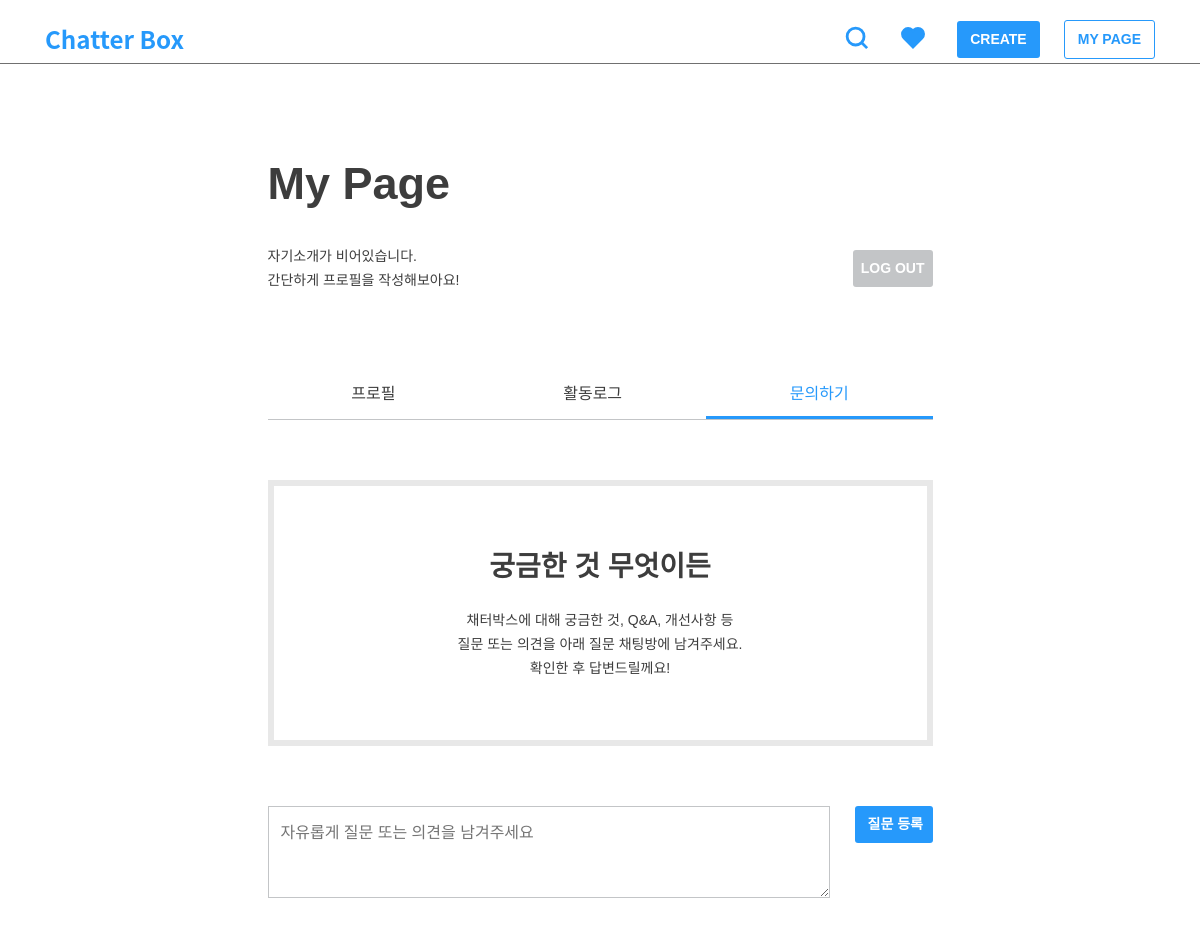
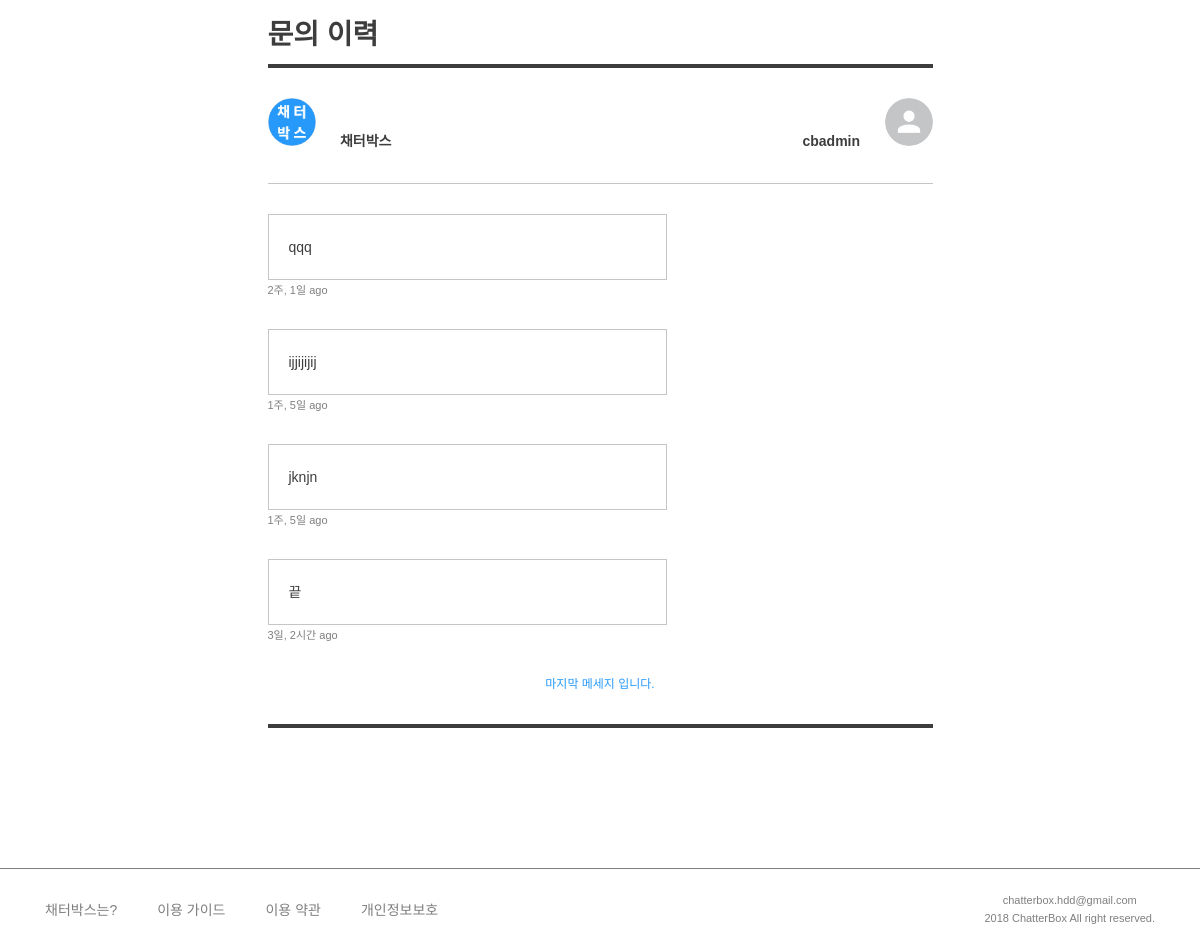
Screenshot of /member/contact/ (signed in) with the database file from the repository (2 pictures, top to bottom).
### member/models.py (models this page shows, shortened)
class User(AbstractUser):
    GENDER_MALE = 'm'
    GENDER_FEMALE = 'f'
    GENDER_OTHER = 'o'
    CHOICES_GENDER = (
        (GENDER_MALE, '남성'),
        (GENDER_FEMALE, '여성'),
        (GENDER_OTHER, '기타'),
    )
    profile_image = models.ImageField(
        default='default/user.png', null=True, upload_to='user')
    bio = models.CharField(max_length=160, null=True)
    gender = models.CharField(
        max_length=1, choices=CHOICES_GENDER, null=True, blank=True)
    like_posts = models.ManyToManyField(
        'post.Post', blank=True, related_name='like_users')
    like_comments = models.ManyToManyField(
        'comment.Comment', blank=True, related_name='like_comments')
    hate_comments = models.ManyToManyField(
        'comment.Comment', blank=True, related_name='hate_comments')
    objects = UserManager()

class ContactChat(models.Model):
    owner = models.ForeignKey(settings.AUTH_USER_MODEL, related_name='owner')
    author = models.ForeignKey(settings.AUTH_USER_MODEL, related_name='author')
    created_at = models.DateTimeField(auto_now_add=True, null=True)
    content = models.TextField()
    @property
    def natural_time(self):
        return naturaltime(self.created_at)

### member/views.py (the view)
@login_required
def contact(request):
    user = request.user
    chats = ContactChat.objects.filter(owner=user)
    chat_form = ContactChatForm()
    context = {
        'user': user,
        'chats': chats,
        'chat_form': chat_form,
    }
    return render(request, 'member/contact.html', context)

### member/forms.py
class ContactChatForm(forms.ModelForm):
    class Meta:
        model = ContactChat
        fields = (
            'content',
        )
        widgets = {
            'content': forms.Textarea(
                attrs={
                    'class': 'content',
                    'placeholder': '자유롭게 질문 또는 의견을 남겨주세요',
                }
            )
        }

### templates/member/contact.html (shortened to what this page needs)
{% extends 'base.html' %}
{% load static %}
{% block customCSS %}
<link rel="stylesheet" href="{% static 'css/member/my_page.css' %}">
<link rel="stylesheet" href="{% static 'css/member/contact.css' %}">
{% endblock %}
{% block content %}
<div class="row justify-content-center">
    <div class="col-md-7 p-0 mypage">
        <h2>My Page</h2>
        <div class="info-area">
            {% if user.bio %}
            <h6>{{ user.bio }}</h6>
            {% else %}
            <h6>자기소개가 비어있습니다.<br />간단하게 프로필을 작성해보아요!</h6>
            {% endif %}
            <a class="btn btn-gray" href="{% url 'member:logout' %}">LOG OUT</a>
        </div>
        <div class="mypage-body">
            <ul class="nav nav-pills nav-fill">
                <li class="nav-item"><a class="tab-link" href="{% url 'member:my_page' %}">
                        <h5>프로필</h5>
                    </a></li>
                <li class="nav-item"><a class="tab-link" href="{% url 'member:user_log' %}">
                        <h5>활동로그</h5>
                    </a></li>
                <li class="nav-item"><a class="tab-link active" href="#">
                        <h5>문의하기</h5>
                    </a></li>
            </ul>
            <div class="tab-pane" id="pills-contact">
                <div class="mypage-header">
                    <h3>궁금한 것 무엇이든</h3>
                    <h6>채터박스에 대해 궁금한 것, Q&A, 개선사항 등<br />질문 또는 의견을 아래 질문 채팅방에 남겨주세요.<br />확인한 후 답변드릴께요!</h6>
                </div>
                <form id="add-chat-form" action="{% url 'member:create_chat' %}" method="POST">
                    {{ chat_form.content }}
                    <input type="button" class="add-chat btn btn-fill" value="질문 등록">
                </form>
                <div class="chat-list">
                    <h3>문의 이력</h3>
                    <div class="list-header">
                        <div class="admin-header">
                            <img class="category-icon" src="{% static '/img/categories/all.png' %}" />
                            <h6>채터박스</h6>
                        </div>
                        <div class="user-header">
                            <h6>{{ user.username }}</h6>
                            <img class="profile_image" src="/media/{{ user.profile_image }}" />
                        </div>
                    </div>
                    <div class="list-body">
                        <div class="load-chat">
                            {% if chats %}
                            {% for chat in chats.all %}
                            {% if chat.author.is_staff %}
                            <div class="chat admin">
                                <h6>{{ chat.content }}</h6>
                                <span>{{ chat.natural_time }}</span>
                            </div>
                            {% else %}
                            <div class="chat">
                                <h6>{{ chat.content }}</h6>
                                <span>{{ chat.natural_time }}</span>
                            </div>
                            {% endif %}
                            {% endfor %}
                            <p>마지막 메세지 입니다.</p>
                            {% else %}
                            <div class="empty">
                                <h3>문의 이력이 없습니다.</h3>
                                <img src="{% static '/img/help-empty.png' %}" alt="">
                                <p>질문을 등록해 놓으시면 채터박스가<br />확인 후에 답변을 남겨드려요.<br />질문이 아닌 단순한 글에는 답변이 달리지 않아요.</p>
                            </div>
                            {% endif%}
                        </div>
                    </div>
                </div>
            </div>
        </div>
    </div>
</div>
{% endblock %}

### static/css/style.css (style rules this page uses)
html, body, div, span, applet, object, iframe, h1, h2, h3, h4, h5, h6, p, blockquote, pre, a, abbr, acronym, address, big, cite, code, del, dfn, em, img, ins, kbd, q, s, samp, small, strike, strong, sub, sup, tt, var, b, u, i, center, dl, dt, dd, ol, ul, li, fieldset, form, label, legend, table, caption, tbody, tfoot, thead, tr, th, td, article, aside, canvas, details, embed, figure, figcaption, footer, header, hgroup, menu, nav, output, ruby, section, summary, time, mark, audio, video { margin: 0; padding: 0; border: 0; font-size: 100%; font: inherit; vertical-align: baseline; }
body { display: flex; min-height: 100vh; flex-direction: column; font-family: "Noto Sans KR", sans-serif; }
ol, ul { list-style: none; }
a { all: unset; text-decoration: none !important; cursor: pointer; }
h2 { font-size: 45px; line-height: 80px; font-weight: 700; color: #3d3d3d; word-break: break-all; }
h3 { font-size: 28px; line-height: 42px; font-weight: 500; color: #3d3d3d; word-break: break-all; }
h5 { font-size: 16px; line-height: 24px; font-weight: 500; color: #3d3d3d; word-break: break-all; }
h6 { font-size: 14px; line-height: 24px; font-weight: 400; color: #3d3d3d; word-break: break-all; }
p { font-size: 12px; line-height: 20px; font-weight: 400; color: #7f7f7f; word-break: break-all; }
span { font-size: 11px; line-height: 18px; font-weight: 400; color: #7f7f7f; word-break: break-all; }
.btn { padding: 8px 13px; border: 0; border-radius: 3px; font-size: 14px; font-weight: 700; word-break: keep-all; }
.btn-fill { color: #fff !important; background-color: #2699FB; }
.btn-gray { color: #fff !important; background-color: #C3C5C7; }
.nav-pills { border-bottom: 1px solid #C3C5C7; }
.nav-pills .tab-link h5 { padding: 10px; }
.nav-pills .tab-link.active h5 { color: #2699FB; border-bottom: 3px solid #2699FB; }

### static/css/member/my_page.css (style rules this page uses)
.mypage { margin: 80px 0; }
.mypage h2 { margin-bottom: 20px; }
.mypage .info-area { display: flex; justify-content: space-between; align-items: center; margin-bottom: 80px; }
.mypage .info-area .btn-gray { padding: 8px; }
.mypage-body { margin-bottom: 60px; }
.mypage-body .mypage-header { width: 100%; margin: 60px 0; padding: 60px; text-align: center; border: 6px solid #E8E8E8; }
.mypage-body .mypage-header h3 { font-weight: 700; margin-bottom: 20px; }

### static/css/member/contact.css (style rules this page uses)
#add-chat-form { display: flex; justify-content: space-between; align-items: flex-start; margin-bottom: 65px; }
#add-chat-form .content { width: 100%; height: 92px; margin-right: 25px; padding: 12px; border: 1px solid #C3C5C7; }
#add-chat-form .add-chat { width: 78px; }
.chat-list { border-bottom: 4px solid #3d3d3d; }
.chat-list h3 { padding-bottom: 8px; font-weight: 700; }
.chat-list .list-header { display: flex; justify-content: space-between; padding: 30px 0; border-top: 4px solid #3D3D3D; border-bottom: 1px solid #C3C5C7; }
.chat-list .list-header img { width: 48px; height: 48px; border-radius: 50%; }
.chat-list .list-header h6 { display: inline; font-weight: 700; margin: 0 20px; }
.chat-list .list-body { overflow: auto; margin-top: 15px; }
.chat-list .list-body .chat { width: 60%; float: right; margin: 15px 0; text-align: right; }
.chat-list .list-body .chat h6 { padding: 20px; background-color: #2699FB; color: #fff; }
.chat-list .list-body .admin { float: left; text-align: left; }
.chat-list .list-body .admin h6 { padding: 20px; background-color: #fff; color: #3D3D3D; border: 1px solid #C3C5C7; }
.chat-list .list-body p { padding: 15px 0 30px; color: #2699FB; text-align: center; float: left; width: 100%; }

### rows the page displays
User: username "cbadmin", profile_image (placeholder picture)
ContactChat: content "qqq", natural_time "2주, 1일 ago"
ContactChat: content "ijjijijij", natural_time "1주, 5일 ago"
ContactChat: content "jknjn", natural_time "1주, 5일 ago"
ContactChat: content "끝", natural_time "3일, 2시간 ago"
